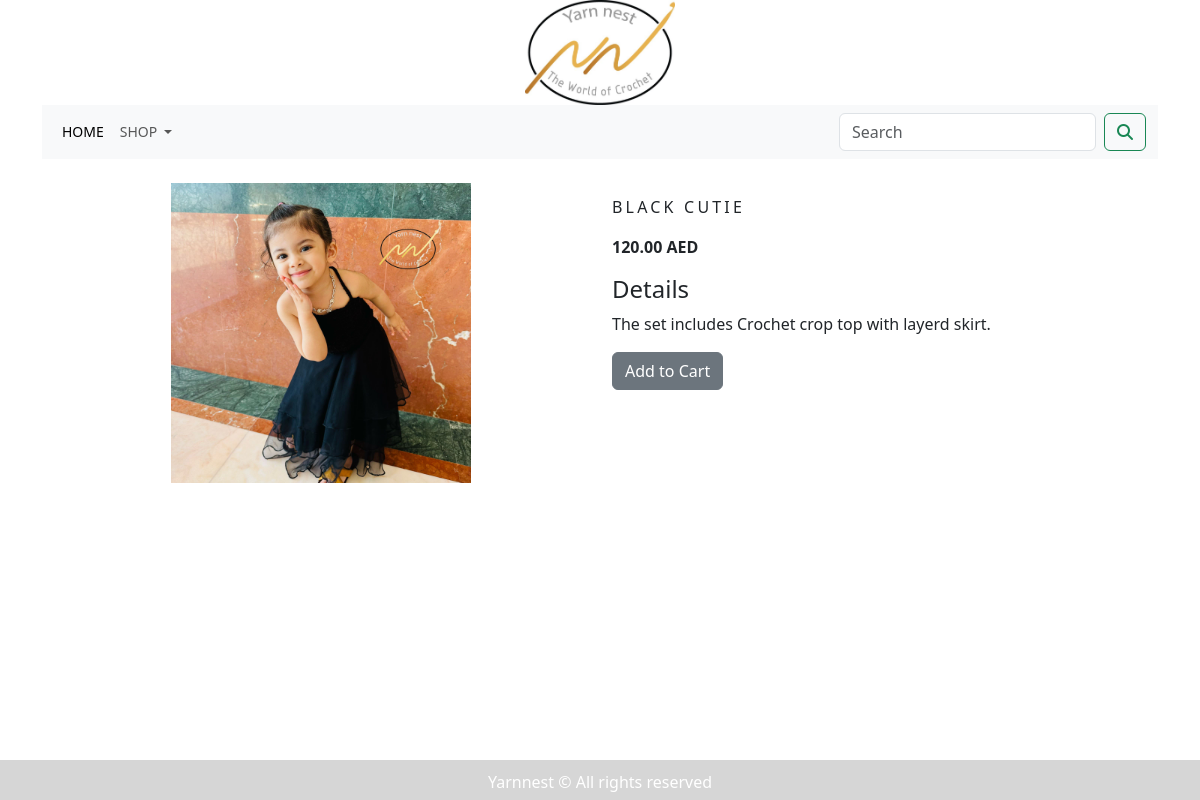
The page /crochet-baby-products/black-cutie/ on the database its author committed.
### shop/models.py (models this page shows, shortened)
class Product(models.Model):
    name = models.CharField(max_length=255, unique=True)
    slug = models.SlugField(max_length=255, unique=True)
    description = models.TextField(blank=True)
    price=models.DecimalField(max_digits=10,decimal_places=2)
    category=models.ForeignKey(Category,on_delete=models.CASCADE)
    image = models.ImageField(upload_to='product', blank=True)
    stock=models.IntegerField()
    available=models.BooleanField(default=True)
    created=models.DateTimeField(auto_now_add=True)
    updated=models.DateTimeField(auto_now=True)
    class Meta:
        ordering=('name',)
        verbose_name='product'
        verbose_name_plural='products'

### shop/views.py (the view)
# urls.py: path('<slug:c_slug>/<slug:product_slug>/', views.proDetails, name='prodCatdetail'),
def proDetails(request,c_slug,product_slug):
    try:
        product=Product.objects.get(category__slug=c_slug,slug=product_slug)
    except Exception as e:
        raise e
    return  render(request,'product.html',{'product':product})

### cart/context_processors.py (called while the page is built)
def counter(request):
    item_count=0
    if 'admin' in request.path:
        return {}
    else:
        try:
            cart=Cart.objects.filter(cart_id=_cart_id(request))
            cart_items=CartItem.objects.all().filter(cart=cart[:1])
            for item in cart_items:
                item_count += item.quantity
        except Cart.DoesNotExist:
            item_count=0
    return dict(item_count=item_count)

### cart/views.py (called while the page is built)
def _cart_id(request):
    cart=request.session.session_key
    if not cart:
        cart=request.session.create()
    return cart

### shop/context_processors.py (called while the page is built)
def menu_links(request):
    links=Category.objects.all()
    return dict(links=links)

### shop/models.py (called while the page is built)
    def get_url(self):
        return reverse('shop:product_by_category',args=[self.slug])

### templates/product.html (shortened to what this page needs)
{% extends 'base.html' %}
{% load static %}
{% block content %}
<div class="container">
 <br>
<div class="row">
  <div class="col-12 col-sm-12 col-md-12 col-lg-6 text-center">
    <div style="min-width:18rem;">
      <img src="{{product.image.url}}" alt="{{product.name}}"  width="300" />
    </div>
  </div>
    <div class="col-12 col-sm-12 col-md-12 col-lg-6">
      <div>
        <h1 class="my_pdt-ttl">{{product.name}}</h1>
        <p> <strong>{{product.price}} AED</strong></p>
        <h4 class="my_title" >Details</h4>
        <p class="text-justify my_pdt_txt">{{product.description}}</p>
        {% if product.stock <= 0 %}
          <p class="text-justify my_pdt_txt"><b>Out of stock <i class="fa-regular fa-face-worried"></i></b></p>
        {% else %}
          <a class="btn btn-secondary" href="{% url 'cart:add_cart' product.id %}">Add to Cart</a>
        {% endif %}
    </div>
    </div>
</div>
</div>
{% endblock %}

### static/css/custom.css (style rules this page uses)
* { clear:both; }
body { font-family: 'Roboto', sans-serif; }
.my_title { font-size:12px text-transform: uppercase letter-spacing : .2m; }
.my_pdt-ttl { font-size:16px; text-transform:uppercase; letter-spacing:.2em; padding-top:15px; padding-bottom:10px; }
.my_pdt_txt { padding-right:20px; }

### rows shown on the page
Product: image (picture), name "BLACK CUTIE", price "120.00", description "The set includes Crochet crop top with layerd skirt."
